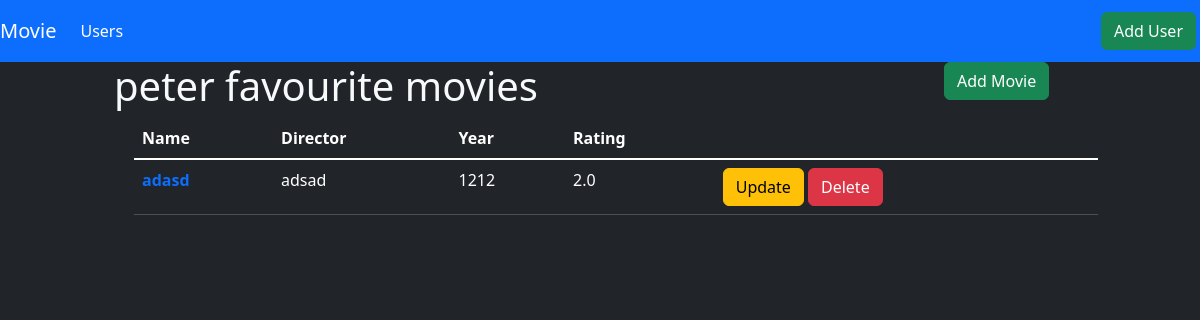
The page /users/1 on the database as committed earlier.
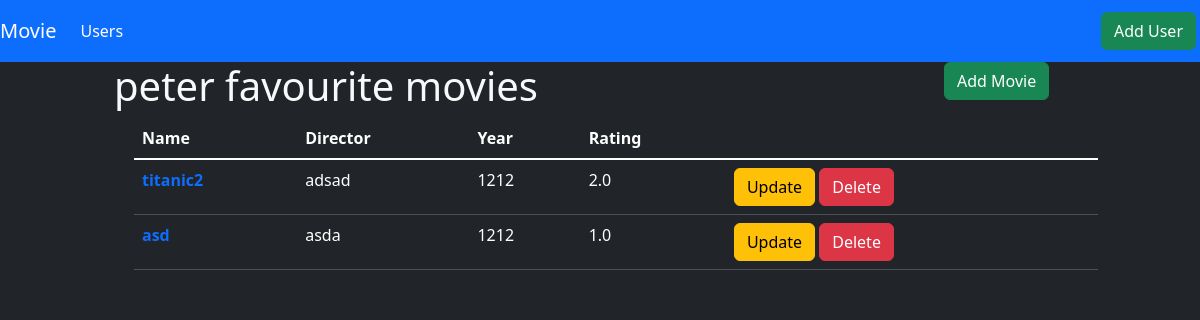
The same page on the database as committed later.
### models/data_models.py (models this page shows)
class Movie(db.Model):
    __tablename__ = "movies"
    id = db.Column(db.Integer, primary_key=True, autoincrement=True)
    name = db.Column(db.String)
    director = db.Column(db.String)
    year = db.Column(db.String)
    rating = db.Column(db.Float)
    user_id = db.Column(db.Integer, db.ForeignKey("users.id"))

### app.py (the view)
@app.route("/users/<int:user_id>")
def list_user_movies(user_id):
    try:
        user = data_manager.get_user(user_id)
        user_movies = data_manager.get_user_movies(user_id)
    except ValueError:
        return 404
    return render_template("user_movie.html", user_movies=user_movies, user=user)

### datamanager/sqlite_data_manager.py (called while the page is built)
    def get_user(self, user_id):
        user_in_db = User.query.get(user_id)
        if not user_in_db:
            raise ValueError("User didnt exists")
        return user_in_db

    def get_user_movies(self, user_id):
        user_in_db = User.query.get(user_id)
        if user_in_db:
            user_movies = user_in_db.movies
            return user_movies
        else:
            raise ValueError("Invalid User!")

### templates/user_movie.html
{% extends "base.html" %}
{% block content %}
<div class="row justify-content-center">
        <div class="col-lg-10 container ml-2 row">
            <div class="col-lg-10 container ml-2">
                <h1 class="ml-4">{{ user.name }} favourite movies</h1>
            </div>
            <div class="col-lg-2 container ml-2">
                <a href="{{ url_for('add_movie', user_id=user.id) }}"><button type="button" class="btn btn-success">Add Movie</button></a>
            </div>
        </div>
</div>
<div class="row justify-content-center">
    <div class="col-lg-10">
    <ul>
        <table class="table table-dark m-0">
            <thead>
                <tr>
                <th scope="col">Name</th>
                <th scope="col">Director</th>
                <th scope="col">Year</th>
                <th scope="col">Rating</th>
                </tr>
            </thead>
            <tbody class="table-group-divider">
                {%  for movie in user_movies %}
                <tr>
                <th scope="row"><a class="text-decoration-none" href="{{ url_for('list_user_movies', user_id=user.id) }}">{{ movie.name }}</a></th>
                <td>{{ movie.director }}</td>
                <td>{{ movie.year }}</td>
                <td>{{ movie.rating }}</td>
                <td><a href="{{ url_for('update_movie', user_id=user.id, movie_id=movie.id) }}"><button type="button" class="btn btn-warning">Update</button></a> <a href="{{ url_for('delete_movie', user_id=user.id, movie_id=movie.id) }}"><button type="button" class="btn btn-danger">Delete</button></a></td>
                </tr>
                {% endfor %}
            </tbody>
            </table>
    </div>
    </div>
{% endblock %}

Rows that differ between the two databases and show on the page:
changed Movie "adsad": name "adasd" → "titanic2"
added Movie: name "asd", director "asda", year "1212", rating "1.0"
